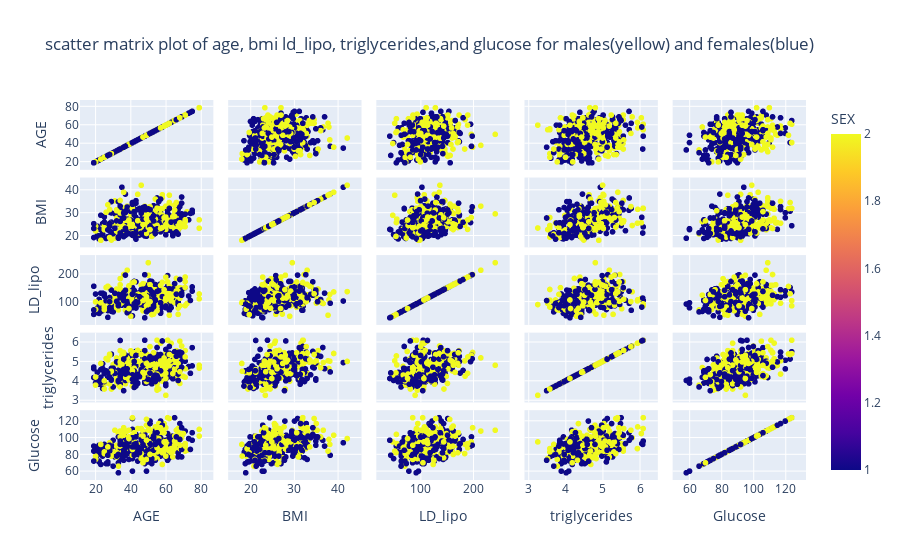

Notebook code for this chart:
### Markdown cell above
&#9989; **(7 pt):** Create another scatter matrix plot like you did above, but now use different colors for the male and female data points.

### Code cell
## Put your code here
fig4 = px.scatter_matrix(SAS_df, dimensions=["AGE", "BMI", "LD_lipo", "triglycerides","Glucose"],color='SEX',title="scatter matrix plot of age, bmi ld_lipo, triglycerides,and glucose for males(yellow) and females(blue)")
fig4.show()

### Figure 1 — Plotly figure (JSON) as saved in the notebook; plotly's stock layout.template omitted (floating-point values rounded to 4 significant figures; data arrays with more than 128 entries replaced by an {"elided": "..."} marker saying what was removed)
{"data": [{"dimensions": [{"axis": {"matches": true}, "label": "AGE", "values": {"elided": "442 int values"}}, {"axis": {"matches": true}, "label": "BMI", "values": {"elided": "442 float values"}}, {"axis": {"matches": true}, "label": "LD_lipo", "values": {"elided": "442 float values"}}, {"axis": {"matches": true}, "label": "triglycerides", "values": {"elided": "442 float values"}}, {"axis": {"matches": true}, "label": "Glucose", "values": {"elided": "442 int values"}}], "hovertemplate": "%{xaxis.title.text}=%{x}<br>%{yaxis.title.text}=%{y}<br>SEX=%{marker.color}<extra></extra>", "legendgroup": "", "marker": {"color": {"elided": "442 int values"}, "coloraxis": "coloraxis", "symbol": "circle"}, "name": "", "showlegend": false, "type": "splom"}], "layout": {"coloraxis": {"colorbar": {"title": {"text": "SEX"}}, "colorscale": [[0, "#0d0887"], [0.1111, "#46039f"], [0.2222, "#7201a8"], [0.3333, "#9c179e"], [0.4444, "#bd3786"], [0.5556, "#d8576b"], [0.6667, "#ed7953"], [0.7778, "#fb9f3a"], [0.8889, "#fdca26"], [1, "#f0f921"]]}, "dragmode": "select", "legend": {"tracegroupgap": 0}, "title": {"text": "scatter matrix plot of age, bmi ld_lipo, triglycerides,and glucose for males(yellow) and females(blue)"}}}
